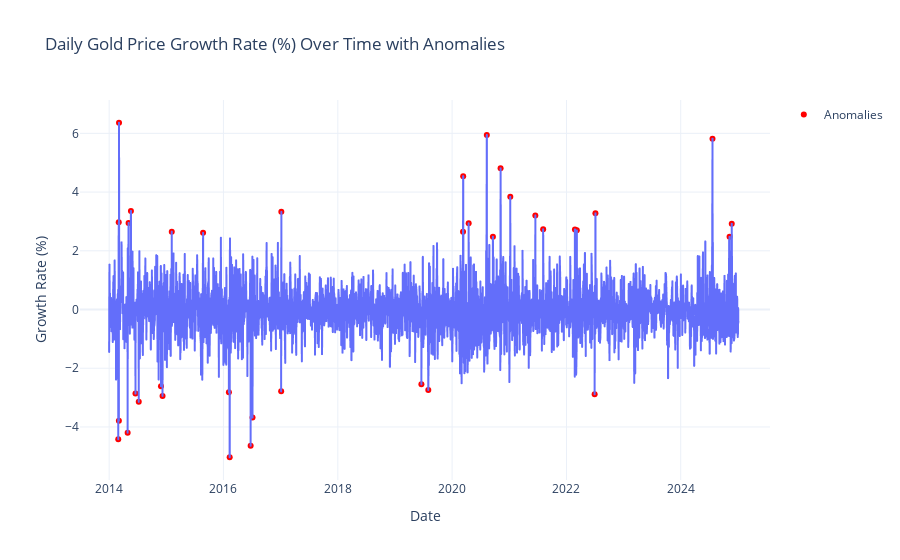

Notebook code for this chart:
### Code cell
# Calculate the daily percentage growth rate
gold_dataset['Growth_Rate'] = gold_dataset['Price'].pct_change() * 100

# Drop the first row (NaN after pct_change)
gold_growth = gold_dataset.dropna(subset=['Growth_Rate'])

# Plot the growth rate over time
fig = px.line(
    gold_growth,
    x=gold_growth.index,
    y='Growth_Rate',
    title='Daily Gold Price Growth Rate (%) Over Time with Anomalies',
    labels={'Growth_Rate': 'Daily Growth Rate (%)'},
    template='plotly_white'
)

fig.add_trace(go.Scatter(
    x=anomalies_calc.index,
    y=anomalies_calc['Growth_Rate'],
    mode='markers',
    name='Anomalies',
    marker=dict(color='red', size=6),
    hovertemplate='Date: %{x}<br>Change: %{y:.2f}%'
))


fig.update_layout(
    xaxis_title='Date',
    yaxis_title='Growth Rate (%)',
    hovermode='x unified'
)

fig.show()

### Figure 1 — Plotly figure (JSON) as saved in the notebook; plotly's stock layout.template omitted (floating-point values rounded to 4 significant figures; data arrays with more than 128 entries replaced by an {"elided": "..."} marker saying what was removed)
{"data": [{"hovertemplate": "Date=%{x}<br>Daily Growth Rate (%)=%{y}<extra></extra>", "legendgroup": "", "line": {"color": "#636efa", "dash": "solid"}, "marker": {"symbol": "circle"}, "mode": "lines", "name": "", "showlegend": false, "type": "scattergl", "x": {"elided": "2847 str values"}, "xaxis": "x", "y": {"elided": "2847 float values"}, "yaxis": "y"}, {"hovertemplate": "Date: %{x}<br>Change: %{y:.2f}%", "marker": {"color": "red", "size": 6}, "mode": "markers", "name": "Anomalies", "type": "scatter", "x": ["2024-11-22T00:00:00.000000000", "2024-11-08T00:00:00.000000000", "2024-07-22T00:00:00.000000000", "2022-07-05T00:00:00.000000000", "2022-06-30T00:00:00.000000000", "2022-03-08T00:00:00.000000000", "2022-02-24T00:00:00.000000000", "2021-08-05T00:00:00.000000000", "2021-06-16T00:00:00.000000000", "2021-01-07T00:00:00.000000000", "2020-11-06T00:00:00.000000000", "2020-09-18T00:00:00.000000000", "2020-08-10T00:00:00.000000000", "2020-04-16T00:00:00.000000000", "2020-03-12T00:00:00.000000000", "2020-03-11T00:00:00.000000000", "2019-08-02T00:00:00.000000000", "2019-06-19T00:00:00.000000000", "2017-01-05T00:00:00.000000000", "2017-01-04T00:00:00.000000000", "2016-07-05T00:00:00.000000000", "2016-06-23T00:00:00.000000000", "2016-02-10T00:00:00.000000000", "2016-02-05T00:00:00.000000000", "2015-08-24T00:00:00.000000000", "2015-02-05T00:00:00.000000000", "2014-12-08T00:00:00.000000000", "2014-11-28T00:00:00.000000000", "2014-07-09T00:00:00.000000000", "2014-06-18T00:00:00.000000000", "2014-05-20T00:00:00.000000000", "2014-05-05T00:00:00.000000000", "2014-04-29T00:00:00.000000000", "2014-03-05T00:00:00.000000000", "2014-03-04T00:00:00.000000000", "2014-03-03T00:00:00.000000000", "2014-02-28T00:00:00.000000000"], "y": [2.922, 2.476, 5.818, 3.277, -2.887, 2.697, 2.726, 2.734, 3.201, 3.841, 4.809, 2.479, 5.943, 2.939, 4.543, 2.647, -2.74, -2.548, 3.326, -2.788, -3.678, -4.642, -5.032, -2.815, 2.612, 2.652, -2.942, -2.61, -3.145, -2.863, 3.357, 2.95, -4.196, 6.362, -3.786, 2.972, -4.42]}], "layout": {"hovermode": "x unified", "legend": {"tracegroupgap": 0}, "title": {"text": "Daily Gold Price Growth Rate (%) Over Time with Anomalies"}, "xaxis": {"anchor": "y", "domain": [0, 1], "title": {"text": "Date"}}, "yaxis": {"anchor": "x", "domain": [0, 1], "title": {"text": "Growth Rate (%)"}}}}
